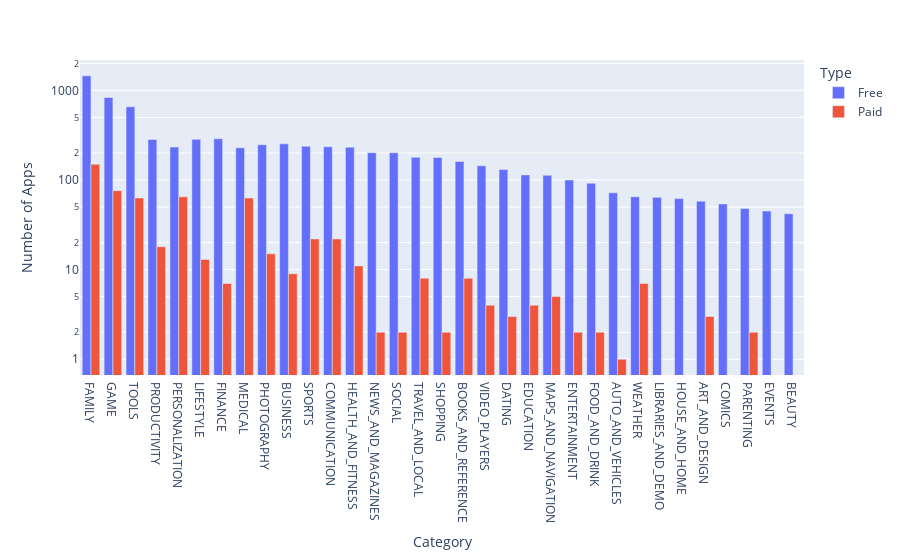

Notebook code cell kept with this figure:
### Markdown cell above
**Challenge**: Use the plotly express bar [chart examples](https://plotly.com/python/bar-charts/#bar-chart-with-sorted-or-ordered-categories) and the [.bar() API reference](https://plotly.com/python-api-reference/generated/plotly.express.bar.html#plotly.express.bar) to create this bar chart: 


You'll want to use the `df_free_vs_paid` DataFrame that you created above that has the total number of free and paid apps per category. 

See if you can figure out how to get the look above by changing the `categoryorder` to 'total descending' as outlined in the documentation here [here](https://plotly.com/python/categorical-axes/#automatically-sorting-categories-by-name-or-total-value).

### Code cell
free_paid = px.bar(df_free_vs_paid, barmode='group')

free_paid.update_layout(
    yaxis_title='Number of Apps',
    xaxis={'categoryorder':'total descending'},
    yaxis=dict(type='log'),
)

free_paid.show()

### Figure 1 — Plotly figure (JSON) as saved in the notebook; plotly's stock layout.template omitted (floating-point values rounded to 4 significant figures)
{"data": [{"alignmentgroup": "True", "hovertemplate": "Type=Free<br>Category=%{x}<br>value=%{y}<extra></extra>", "legendgroup": "Free", "marker": {"color": "#636efa", "pattern": {"shape": ""}}, "name": "Free", "offsetgroup": "Free", "orientation": "v", "showlegend": true, "textposition": "auto", "type": "bar", "x": ["FAMILY", "GAME", "TOOLS", "FINANCE", "LIFESTYLE", "PRODUCTIVITY", "BUSINESS", "PHOTOGRAPHY", "SPORTS", "COMMUNICATION", "PERSONALIZATION", "HEALTH_AND_FITNESS", "MEDICAL", "NEWS_AND_MAGAZINES", "SOCIAL", "TRAVEL_AND_LOCAL", "SHOPPING", "BOOKS_AND_REFERENCE", "VIDEO_PLAYERS", "DATING", "EDUCATION", "MAPS_AND_NAVIGATION", "ENTERTAINMENT", "FOOD_AND_DRINK", "AUTO_AND_VEHICLES", "WEATHER", "LIBRARIES_AND_DEMO", "HOUSE_AND_HOME", "ART_AND_DESIGN", "COMICS", "PARENTING", "EVENTS", "BEAUTY"], "xaxis": "x", "y": [1456, 834, 656, 289, 284, 283, 253, 248, 238, 235, 233, 232, 229, 202, 201, 179, 178, 161, 144, 131, 114, 113, 100, 92, 72, 65, 64, 62, 58, 54, 48, 45, 42], "yaxis": "y"}, {"alignmentgroup": "True", "hovertemplate": "Type=Paid<br>Category=%{x}<br>value=%{y}<extra></extra>", "legendgroup": "Paid", "marker": {"color": "#EF553B", "pattern": {"shape": ""}}, "name": "Paid", "offsetgroup": "Paid", "orientation": "v", "showlegend": true, "textposition": "auto", "type": "bar", "x": ["FAMILY", "GAME", "TOOLS", "FINANCE", "LIFESTYLE", "PRODUCTIVITY", "BUSINESS", "PHOTOGRAPHY", "SPORTS", "COMMUNICATION", "PERSONALIZATION", "HEALTH_AND_FITNESS", "MEDICAL", "NEWS_AND_MAGAZINES", "SOCIAL", "TRAVEL_AND_LOCAL", "SHOPPING", "BOOKS_AND_REFERENCE", "VIDEO_PLAYERS", "DATING", "EDUCATION", "MAPS_AND_NAVIGATION", "ENTERTAINMENT", "FOOD_AND_DRINK", "AUTO_AND_VEHICLES", "WEATHER", "LIBRARIES_AND_DEMO", "HOUSE_AND_HOME", "ART_AND_DESIGN", "COMICS", "PARENTING", "EVENTS", "BEAUTY"], "xaxis": "x", "y": [150, 76, 63, 7, 13, 18, 9, 15, 22, 22, 65, 11, 63, 2, 2, 8, 2, 8, 4, 3, 4, 5, 2, 2, 1, 7, 0, 0, 3, 0, 2, 0, 0], "yaxis": "y"}], "layout": {"barmode": "group", "legend": {"title": {"text": "Type"}, "tracegroupgap": 0}, "margin": {"t": 60}, "xaxis": {"anchor": "y", "categoryorder": "total descending", "domain": [0, 1], "title": {"text": "Category"}}, "yaxis": {"anchor": "x", "domain": [0, 1], "title": {"text": "Number of Apps"}, "type": "log"}}}
